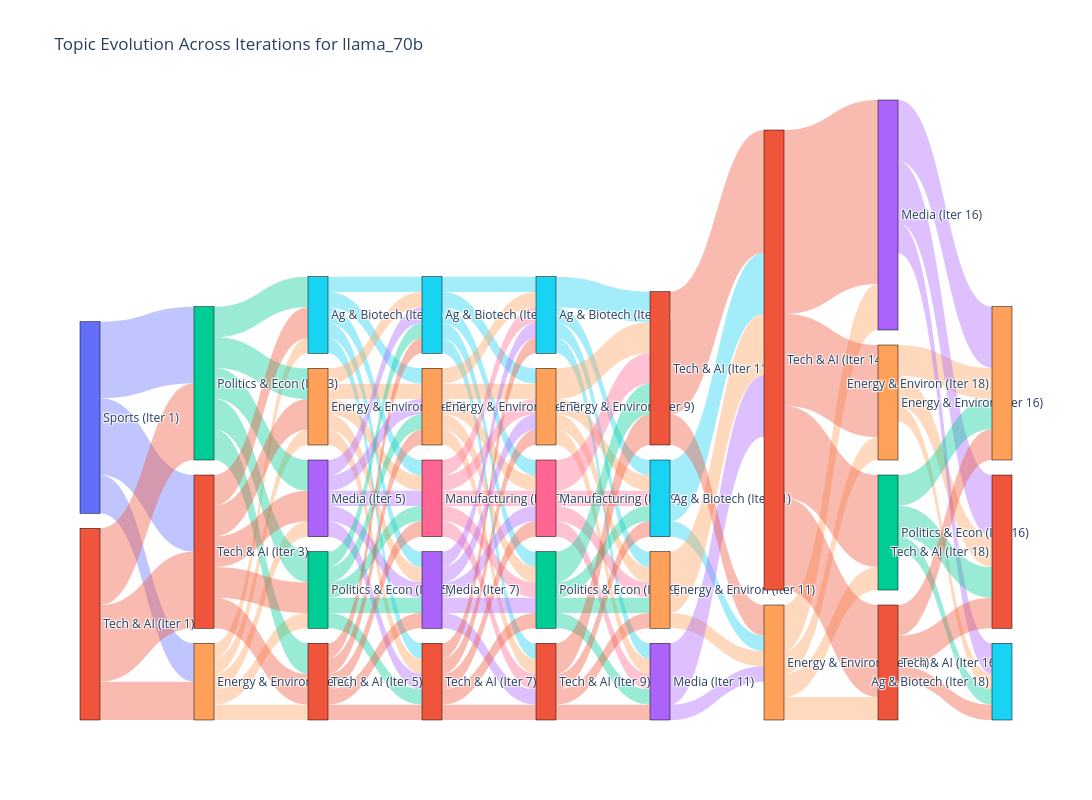

Here is the notebook cell this chart was saved with:
### Code cell
def visualize_topic_evolution_sankey(combined_df: pd.DataFrame,
                                    model_name: str = None,
                                    topic_column: str = 'topic',
                                    max_iterations: int = None,
                                    iteration_step: int = 1,
                                    save_path: str = None):
    """
    Create a Sankey diagram showing topic evolution across iterations.
    
    Args:
        combined_df: DataFrame containing the data
        model_name: If provided, filter data to only this model
        topic_column: Column name containing topic information
        max_iterations: If provided, only include iterations up to this value
        iteration_step: Step size for iterations to include (to avoid overcrowding)
        save_path: If provided, save the figure to this path
    """
    import plotly.graph_objects as go
    import pandas as pd
    import numpy as np
    
    # Filter for specific model if requested
    df = combined_df.copy()
    if model_name:
        df = df[df.generator_model == model_name]
        title_suffix = f" for {model_name}"
    else:
        title_suffix = " (All Models)"
    
    # Clean up topic values
    df[topic_column] = df[topic_column].fillna('Unlabeled')
    
    # Map topics to broader categories
    df['topic_group'] = df[topic_column].str.lower().map(topic_to_group).fillna('Other')
    
    # Filter iterations if requested
    all_iterations = sorted(df['iteration'].unique())
    if max_iterations is not None:
        all_iterations = [i for i in all_iterations if i <= max_iterations]
    
    # Select iterations at specified step size to avoid overcrowding
    selected_iterations = all_iterations[::iteration_step]
    if selected_iterations and selected_iterations[-1] != all_iterations[-1]:
        selected_iterations.append(all_iterations[-1])  # Always include the last iteration
    
    df = df[df['iteration'].isin(selected_iterations)]
    
    # Count questions by iteration and topic group
    topic_counts = df.groupby(['iteration', 'topic_group']).size().reset_index(name='count')
    
    # Prepare data for Sankey diagram
    # We need to create links between consecutive iterations for each topic
    nodes = []
    node_indices = {}
    links = []
    
    # Create nodes for each topic at each iteration
    for i, iteration in enumerate(selected_iterations):
        iteration_topics = topic_counts[topic_counts['iteration'] == iteration]['topic_group'].unique()
        for topic in iteration_topics:
            node_name = f"{topic} (Iter {iteration})"
            nodes.append({"name": node_name})
            node_indices[(iteration, topic)] = len(nodes) - 1
    
    # Create links between consecutive iterations
    for i in range(len(selected_iterations) - 1):
        curr_iter = selected_iterations[i]
        next_iter = selected_iterations[i + 1]
        
        # Get topics and counts for current iteration
        curr_topics = topic_counts[topic_counts['iteration'] == curr_iter]
        
        # Get topics and counts for next iteration
        next_topics = topic_counts[topic_counts['iteration'] == next_iter]
        
        # For each topic in current iteration, distribute its count to topics in next iteration
        for _, curr_row in curr_topics.iterrows():
            curr_topic = curr_row['topic_group']
            curr_count = curr_row['count']
            
            # Get total count in next iteration
            next_total = next_topics['count'].sum()
            
            # Distribute current count proportionally to topics in next iteration
            for _, next_row in next_topics.iterrows():
                next_topic = next_row['topic_group']
                next_count = next_row['count']
                
                # Calculate proportional flow
                if next_total > 0:
                    flow_value = curr_count * (next_count / next_total)
                else:
                    flow_value = 0
                
                # Only add links with non-zero flow
                if flow_value > 0:
                    source_idx = node_indices.get((curr_iter, curr_topic))
                    target_idx = node_indices.get((next_iter, next_topic))
                    
                    if source_idx is not None and target_idx is not None:
                        links.append({
                            "source": source_idx,
                            "target": target_idx,
                            "value": flow_value
                        })
    
    # Custom color mapping for topic groups
    color_map = {
        'Sports': '#636efa',
        'Tech & AI': '#EF553B',
        'Politics & Econ': '#00cc96',
        'Media': '#ab63fa',
        'Energy & Environ': '#FFA15A',
        'Ag & Biotech': '#19d3f3',
        'Manufacturing': '#FF6692',
        'Other': '#B6E880',
        'Unlabeled': '#cccccc'
    }
    
    # Assign colors to nodes based on topic group
    node_colors = []
    for node in nodes:
        topic = node["name"].split(" (Iter ")[0]
        node_colors.append(color_map.get(topic, '#B6E880'))
    
    # Create Sankey diagram
    fig = go.Figure(data=[go.Sankey(
        node=dict(
            pad=15,
            thickness=20,
            line=dict(color="black", width=0.5),
            label=[node["name"] for node in nodes],
            color=node_colors
        ),
        link=dict(
            source=[link["source"] for link in links],
            target=[link["target"] for link in links],
            value=[link["value"] for link in links],
            # Optional: color links by source node color with some transparency
            color=[f"rgba{tuple(int(node_colors[link['source']][1:][i:i+2], 16) for i in (0, 2, 4)) + (0.4,)}" 
                  for link in links]
        )
    )])
    
    # Update layout
    fig.update_layout(
        title_text=f"Topic Evolution Across Iterations{title_suffix}",
        font_size=12,
        width=1200,
        height=800
    )
    
    # Show the figure
    fig.show()
    
    # Save the figure if a path is provided
    if save_path:
        fig.write_image(save_path, scale=2)
    
    return fig

# Example usage:
model_dirs = ['llama_70b']  # You can add more models if needed
combined_df = load_and_combine_model_csv_files(model_dirs, first_file_only=False)

# Create Sankey diagram for each model
for model in model_dirs:
    print(f"\n\nAnalyzing model: {model}")
    visualize_topic_evolution_sankey(
        combined_df,
        model_name=model,
        max_iterations=None,  # Set to a number to limit iterations
        iteration_step=2,     # Show every 2nd iteration to avoid overcrowding
        save_path=f"{model}_topics_sankey.pdf"
    )

### Figure 1 — Plotly figure (JSON) as saved in the notebook; plotly's stock layout.template omitted (floating-point values rounded to 4 significant figures)
{"data": [{"link": {"color": ["rgba(99, 110, 250, 0.4)", "rgba(99, 110, 250, 0.4)", "rgba(99, 110, 250, 0.4)", "rgba(239, 85, 59, 0.4)", "rgba(239, 85, 59, 0.4)", "rgba(239, 85, 59, 0.4)", "rgba(255, 161, 90, 0.4)", "rgba(255, 161, 90, 0.4)", "rgba(255, 161, 90, 0.4)", "rgba(255, 161, 90, 0.4)", "rgba(255, 161, 90, 0.4)", "rgba(0, 204, 150, 0.4)", "rgba(0, 204, 150, 0.4)", "rgba(0, 204, 150, 0.4)", "rgba(0, 204, 150, 0.4)", "rgba(0, 204, 150, 0.4)", "rgba(239, 85, 59, 0.4)", "rgba(239, 85, 59, 0.4)", "rgba(239, 85, 59, 0.4)", "rgba(239, 85, 59, 0.4)", "rgba(239, 85, 59, 0.4)", "rgba(25, 211, 243, 0.4)", "rgba(25, 211, 243, 0.4)", "rgba(25, 211, 243, 0.4)", "rgba(25, 211, 243, 0.4)", "rgba(25, 211, 243, 0.4)", "rgba(255, 161, 90, 0.4)", "rgba(255, 161, 90, 0.4)", "rgba(255, 161, 90, 0.4)", "rgba(255, 161, 90, 0.4)", "rgba(255, 161, 90, 0.4)", "rgba(171, 99, 250, 0.4)", "rgba(171, 99, 250, 0.4)", "rgba(171, 99, 250, 0.4)", "rgba(171, 99, 250, 0.4)", "rgba(171, 99, 250, 0.4)", "rgba(0, 204, 150, 0.4)", "rgba(0, 204, 150, 0.4)", "rgba(0, 204, 150, 0.4)", "rgba(0, 204, 150, 0.4)", "rgba(0, 204, 150, 0.4)", "rgba(239, 85, 59, 0.4)", "rgba(239, 85, 59, 0.4)", "rgba(239, 85, 59, 0.4)", "rgba(239, 85, 59, 0.4)", "rgba(239, 85, 59, 0.4)", "rgba(25, 211, 243, 0.4)", "rgba(25, 211, 243, 0.4)", "rgba(25, 211, 243, 0.4)", "rgba(25, 211, 243, 0.4)", "rgba(25, 211, 243, 0.4)", "rgba(255, 161, 90, 0.4)", "rgba(255, 161, 90, 0.4)", "rgba(255, 161, 90, 0.4)", "rgba(255, 161, 90, 0.4)", "rgba(255, 161, 90, 0.4)", "rgba(255, 102, 146, 0.4)", "rgba(255, 102, 146, 0.4)", "rgba(255, 102, 146, 0.4)", "rgba(255, 102, 146, 0.4)", "rgba(255, 102, 146, 0.4)", "rgba(171, 99, 250, 0.4)", "rgba(171, 99, 250, 0.4)", "rgba(171, 99, 250, 0.4)", "rgba(171, 99, 250, 0.4)", "rgba(171, 99, 250, 0.4)", "rgba(239, 85, 59, 0.4)", "rgba(239, 85, 59, 0.4)", "rgba(239, 85, 59, 0.4)", "rgba(239, 85, 59, 0.4)", "rgba(239, 85, 59, 0.4)", "rgba(25, 211, 243, 0.4)", "rgba(25, 211, 243, 0.4)", "rgba(25, 211, 243, 0.4)", "rgba(25, 211, 243, 0.4)", "rgba(255, 161, 90, 0.4)", "rgba(255, 161, 90, 0.4)", "rgba(255, 161, 90, 0.4)", "rgba(255, 161, 90, 0.4)", "rgba(255, 102, 146, 0.4)", "rgba(255, 102, 146, 0.4)", "rgba(255, 102, 146, 0.4)", "rgba(255, 102, 146, 0.4)", "rgba(0, 204, 150, 0.4)", "rgba(0, 204, 150, 0.4)", "rgba(0, 204, 150, 0.4)", "rgba(0, 204, 150, 0.4)", "rgba(239, 85, 59, 0.4)", "rgba(239, 85, 59, 0.4)", "rgba(239, 85, 59, 0.4)", "rgba(239, 85, 59, 0.4)", "rgba(25, 211, 243, 0.4)", "rgba(25, 211, 243, 0.4)", "rgba(255, 161, 90, 0.4)", "rgba(255, 161, 90, 0.4)", "rgba(171, 99, 250, 0.4)", "rgba(171, 99, 250, 0.4)", "rgba(239, 85, 59, 0.4)", "rgba(239, 85, 59, 0.4)", "rgba(255, 161, 90, 0.4)", "rgba(255, 161, 90, 0.4)", "rgba(255, 161, 90, 0.4)", "rgba(255, 161, 90, 0.4)", "rgba(239, 85, 59, 0.4)", "rgba(239, 85, 59, 0.4)", "rgba(239, 85, 59, 0.4)", "rgba(239, 85, 59, 0.4)", "rgba(255, 161, 90, 0.4)", "rgba(255, 161, 90, 0.4)", "rgba(255, 161, 90, 0.4)", "rgba(171, 99, 250, 0.4)", "rgba(171, 99, 250, 0.4)", "rgba(171, 99, 250, 0.4)", "rgba(0, 204, 150, 0.4)", "rgba(0, 204, 150, 0.4)", "rgba(0, 204, 150, 0.4)", "rgba(239, 85, 59, 0.4)", "rgba(239, 85, 59, 0.4)", "rgba(239, 85, 59, 0.4)"], "source": [0, 0, 0, 1, 1, 1, 2, 2, 2, 2, 2, 3, 3, 3, 3, 3, 4, 4, 4, 4, 4, 5, 5, 5, 5, 5, 6, 6, 6, 6, 6, 7, 7, 7, 7, 7, 8, 8, 8, 8, 8, 9, 9, 9, 9, 9, 10, 10, 10, 10, 10, 11, 11, 11, 11, 11, 12, 12, 12, 12, 12, 13, 13, 13, 13, 13, 14, 14, 14, 14, 14, 15, 15, 15, 15, 16, 16, 16, 16, 17, 17, 17, 17, 18, 18, 18, 18, 19, 19, 19, 19, 20, 20, 21, 21, 22, 22, 23, 23, 24, 24, 24, 24, 25, 25, 25, 25, 26, 26, 26, 27, 27, 27, 28, 28, 28, 29, 29, 29], "target": [2, 3, 4, 2, 3, 4, 5, 6, 7, 8, 9, 5, 6, 7, 8, 9, 5, 6, 7, 8, 9, 10, 11, 12, 13, 14, 10, 11, 12, 13, 14, 10, 11, 12, 13, 14, 10, 11, 12, 13, 14, 10, 11, 12, 13, 14, 15, 16, 17, 18, 19, 15, 16, 17, 18, 19, 15, 16, 17, 18, 19, 15, 16, 17, 18, 19, 15, 16, 17, 18, 19, 20, 21, 22, 23, 20, 21, 22, 23, 20, 21, 22, 23, 20, 21, 22, 23, 20, 21, 22, 23, 24, 25, 24, 25, 24, 25, 24, 25, 26, 27, 28, 29, 26, 27, 28, 29, 30, 31, 32, 30, 31, 32, 30, 31, 32, 30, 31, 32], "value": [3, 6, 6, 3, 6, 6, 1.2, 1.2, 1.2, 1.2, 1.2, 2.4, 2.4, 2.4, 2.4, 2.4, 2.4, 2.4, 2.4, 2.4, 2.4, 1.2, 1.2, 1.2, 1.2, 1.2, 1.2, 1.2, 1.2, 1.2, 1.2, 1.2, 1.2, 1.2, 1.2, 1.2, 1.2, 1.2, 1.2, 1.2, 1.2, 1.2, 1.2, 1.2, 1.2, 1.2, 1.2, 1.2, 1.2, 1.2, 1.2, 1.2, 1.2, 1.2, 1.2, 1.2, 1.2, 1.2, 1.2, 1.2, 1.2, 1.2, 1.2, 1.2, 1.2, 1.2, 1.2, 1.2, 1.2, 1.2, 1.2, 1.2, 1.2, 1.2, 2.4, 1.2, 1.2, 1.2, 2.4, 1.2, 1.2, 1.2, 2.4, 1.2, 1.2, 1.2, 2.4, 1.2, 1.2, 1.2, 2.4, 1.2, 4.8, 1.2, 4.8, 1.2, 4.8, 2.4, 9.6, 1.8, 3.6, 1.8, 1.8, 7.2, 14.4, 7.2, 7.2, 1.2, 2.4, 2.4, 2.4, 4.8, 4.8, 1.2, 2.4, 2.4, 1.2, 2.4, 2.4]}, "node": {"color": ["#636efa", "#EF553B", "#FFA15A", "#00cc96", "#EF553B", "#19d3f3", "#FFA15A", "#ab63fa", "#00cc96", "#EF553B", "#19d3f3", "#FFA15A", "#FF6692", "#ab63fa", "#EF553B", "#19d3f3", "#FFA15A", "#FF6692", "#00cc96", "#EF553B", "#19d3f3", "#FFA15A", "#ab63fa", "#EF553B", "#FFA15A", "#EF553B", "#FFA15A", "#ab63fa", "#00cc96", "#EF553B", "#19d3f3", "#FFA15A", "#EF553B"], "label": ["Sports (Iter 1)", "Tech & AI (Iter 1)", "Energy & Environ (Iter 3)", "Politics & Econ (Iter 3)", "Tech & AI (Iter 3)", "Ag & Biotech (Iter 5)", "Energy & Environ (Iter 5)", "Media (Iter 5)", "Politics & Econ (Iter 5)", "Tech & AI (Iter 5)", "Ag & Biotech (Iter 7)", "Energy & Environ (Iter 7)", "Manufacturing (Iter 7)", "Media (Iter 7)", "Tech & AI (Iter 7)", "Ag & Biotech (Iter 9)", "Energy & Environ (Iter 9)", "Manufacturing (Iter 9)", "Politics & Econ (Iter 9)", "Tech & AI (Iter 9)", "Ag & Biotech (Iter 11)", "Energy & Environ (Iter 11)", "Media (Iter 11)", "Tech & AI (Iter 11)", "Energy & Environ (Iter 14)", "Tech & AI (Iter 14)", "Energy & Environ (Iter 16)", "Media (Iter 16)", "Politics & Econ (Iter 16)", "Tech & AI (Iter 16)", "Ag & Biotech (Iter 18)", "Energy & Environ (Iter 18)", "Tech & AI (Iter 18)"], "line": {"color": "black", "width": 0.5}, "pad": 15, "thickness": 20}, "type": "sankey"}], "layout": {"font": {"size": 12}, "height": 800, "title": {"text": "Topic Evolution Across Iterations for llama_70b"}, "width": 1200}}
